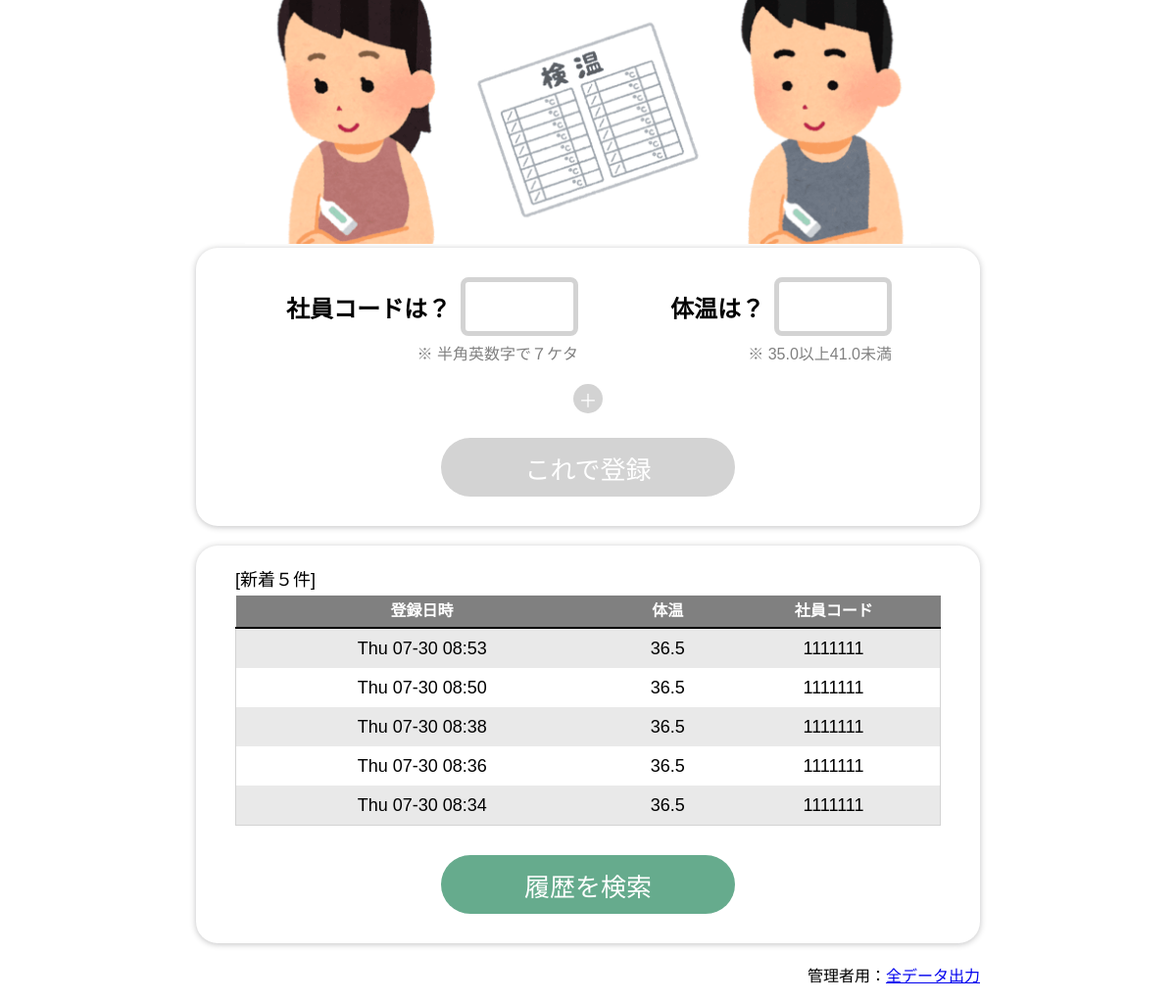
Before: / with the older database file.
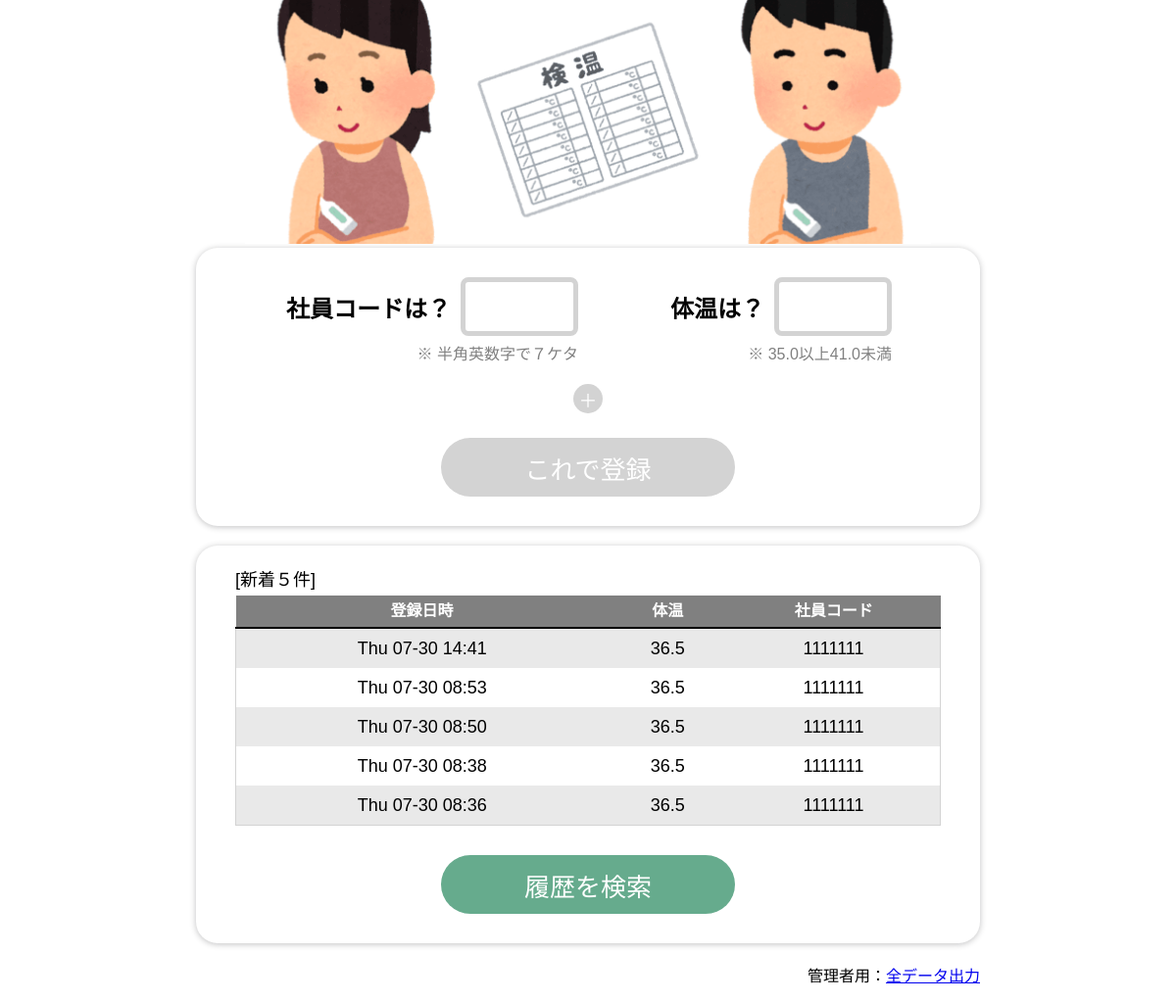
After: the same page with the newer database file.
### main/models.py (models this page shows, shortened)
class Entry(db.Model):
    id = db.Column(db.Integer, primary_key=True)
    jcode = db.Column(db.String)
    temp = db.Column(db.Float)
    date = db.Column(db.DateTime)
    breathlessness = db.Column(db.String)
    dullness = db.Column(db.String)
    comment = db.Column(db.String)

### main/views.py (the view)
@app.route('/', methods=['get','post'])
def show_entries():
    entries_head = Entry.query\
                    .order_by(desc(Entry.date))\
                    .limit(5)\
                    .all()
    return flask.render_template('entry.html', entries_head=entries_head)

### main/templates/entry.html (shortened to what this page needs)
<!DOCTYPE html>
<html lang="ja">
  <head>
    <link rel="stylesheet" href="../static/style.css">
  </head>
  <body>
    <div id="top-container">
      <img id="top-img" src="../static/ken-on-top.png">
    </div>
    <div class="module-container">
      <form action="{{ url_for('add_entry') }}" method=post autocomplete="on">
        <div class="qa-area">
          <div class="jcode-box" >
            <div class="qa-set">
              <div class="q-line">
                <p>社員コードは？</p>
              </div>
              <div class="a-form">
                <input type="text" name="jcode" id="input1" maxlength="7">
              </div>
            </div>
            <div class="alert-line">
              <p id="alert1"> ※ 半角英数字で７ケタ</p>
            </div>
          </div>
          <div class="temp-box">
            <div class="qa-set">
              <div class="q-line">
                <p>体温は？</p>
              </div>
              <div class="a-form">
                <input type="text" name="temp" id="input2" maxlength="4">
              </div>
            </div>
            <div class="alert-line">
              <p id="alert2"> ※ 35.0以上41.0未満</p>
            </div>
          </div>
        </div>
        <div class="extra-area">
          <div>
            <button type="button" id="extra-btn">＋</button>
          </div>
        </div>
        <div class="submit-area">
          <button type="submit" id="enter-btn">これで登録</button>
        </div>
      </form>
    </div>
    <div class="module-container">
      <div class="logs-area">
        <p>[新着５件]</p>
        <div class="logs-box5">
          <table class="logs-table" align=left>
            <thead>
              <tr>
                <th>登録日時</th>
                <th>体温</th>
                <th>社員コード</th>
              </tr>
            </thead>
            <tbody>
              {% for entry in entries_head %}
              <tr>
                <td>{{entry.date.strftime('%a %m-%d %H:%M')}}</td>
                <td>{{entry.temp}}</td>
                <td>{{entry.jcode}}</td>
              </tr>
              {% endfor %}
            </tbody>
          </table>
        </div>
      </div>
      <form action="{{ url_for('specify_logs') }}" method=post>
        <div class="submit-area">
          <button type="submit" id="std-btn">履歴を検索</button>
        </div>
      </form>
    </div>
    <div class="container" id="admin-link">
      <p>管理者用：<a href="/download/all">全データ出力</a></p>
    </div>
  </body>
</html>

### main/static/style.css (style rules this page uses)
body { margin: auto 0px; width: 100%; background: white; font-family: sans-serif; }
#top-container { width:90%; max-width: 700px; margin: 0px auto; text-align: center; }
#top-img { width: 100%; }
.container, .module-container { width: 90%; max-width: 800px; min-width: 640px; margin: 0px auto; }
.module-container { padding: 10px 0px; box-shadow: 0 1px 6px 0 rgba(32, 33, 36, .28); border-radius: 22px; margin-bottom: 20px; }
.qa-area { width: 640px; margin: 0px auto; padding-top: 20px; display: flex; }
.extra-area { margin: 0px auto; text-align: center; }
.submit-area { margin: 0px auto; padding-bottom: 20px; text-align: center; }
.logs-area { width: 90%; max-width: 720px; margin: 0px auto; }
.jcode-box, .temp-box { font-size: 18px; margin: 0px auto; }
.qa-set { width: 100%; display: flex; align-items: center; }
.q-line { width: 180px; }
.q-line p { text-align: right; margin-top: 0px; margin-bottom: 0px; margin-right: 10px; font-size: 24px; font-weight: bold; }
.a-form input { width: 100px; padding: 0 5px; font-size: 24px; height: 50px; background-color: white; border-color: #d3d3d3; border-radius: 8px; border-style: solid; border-width: thick; -webkit-appearance: none; outline-style: none; }
.alert-line { width: 100%; margin-bottom: 20px; }
.alert-line p { margin: 5px 0px 10px 0px; text-align: right; font-size: 16px; color: gray; }
button { align-content: center; width: 300px; height: 60px; color: white; font-size: 26px; margin-top: 25px; margin-bottom: 0px; padding: 0 20px; border: none; border-radius: 40px; background-color: #66AB8D; cursor: pointer; }
#extra-btn { width: 30px; height: 30px; margin: 0px auto; padding: 0px; font-size: 19px; border-radius: 15px; background-color: #d3d3d3; cursor: default; }
#enter-btn { background-color: #d3d3d3; cursor: default; }
.logs-area p { margin: 10px auto 5px auto; font-size: 18px; }
.logs-box5 { height: 240px; overflow: auto; }
.logs-table { table-layout: auto; width: 100%; border-collapse: collapse; border-spacing: 0; color: black; font-size: 18px; }
.logs-table thead { color: white; background: gray; border-bottom: 2px solid black; font-size: 16px; text-align: center; line-height: 30px; }
.logs-table tbody tr:nth-child(odd) { background: #e9e9e9; }
.logs-table tbody tr:nth-child(even) { background: #ffffff; }
.logs-table tbody { text-align: center; vertical-align: middle; line-height: 40px; white-space: normal; max-width: none; border: solid 1px #d3d3d3; }
.logs-table td { padding: 0em 0.3em; }
#admin-link { text-align: right; }

Changed rows visible on the page:
no longer on this page (row unchanged): Entry: date "Thu 07-30 08:34", temp "36.5", jcode "1111111"
added Entry: date "Thu 07-30 14:41", temp "36.5", jcode "1111111"
